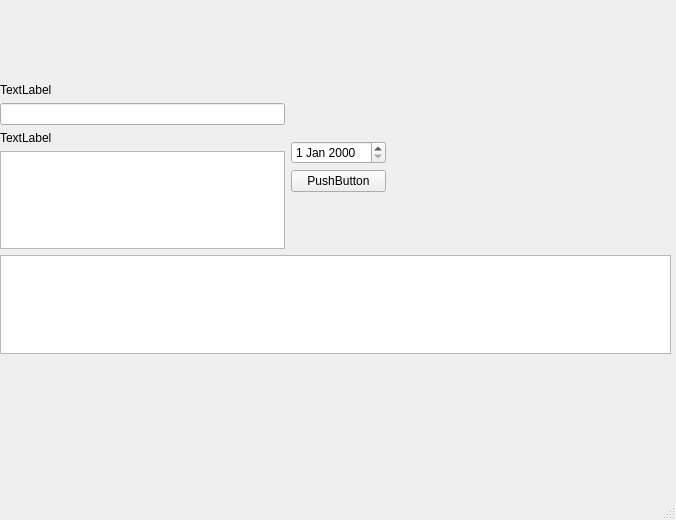
<?xml version="1.0" encoding="UTF-8"?>
<ui version="4.0">
 <class>MainWindow</class>
 <widget class="QMainWindow" name="MainWindow">
  <property name="geometry">
   <rect>
    <x>0</x>
    <y>0</y>
    <width>676</width>
    <height>520</height>
   </rect>
  </property>
  <property name="windowTitle">
   <string>MainWindow</string>
  </property>
  <widget class="QWidget" name="centralwidget">
   <widget class="QWidget" name="verticalLayoutWidget_3">
    <property name="geometry">
     <rect>
      <x>0</x>
      <y>83</y>
      <width>671</width>
      <height>271</height>
     </rect>
    </property>
    <layout class="QVBoxLayout" name="verticalLayout_3">
     <item>
      <layout class="QHBoxLayout" name="horizontalLayout">
       <item>
        <layout class="QVBoxLayout" name="verticalLayout">
         <item>
          <layout class="QVBoxLayout" name="verticalLayout_4">
           <item>
            <layout class="QVBoxLayout" name="verticalLayout_5">
             <item>
              <widget class="QLabel" name="label">
               <property name="text">
                <string>TextLabel</string>
               </property>
              </widget>
             </item>
             <item>
              <widget class="QLineEdit" name="lineEdit"/>
             </item>
            </layout>
           </item>
           <item>
            <widget class="QLabel" name="label_2">
             <property name="text">
              <string>TextLabel</string>
             </property>
            </widget>
           </item>
           <item>
            <widget class="QTextEdit" name="textEdit"/>
           </item>
          </layout>
         </item>
        </layout>
       </item>
       <item>
        <layout class="QVBoxLayout" name="verticalLayout_2">
         <item>
          <spacer name="verticalSpacer">
           <property name="orientation">
            <enum>Qt::Vertical</enum>
           </property>
           <property name="sizeHint" stdset="0">
            <size>
             <width>20</width>
             <height>40</height>
            </size>
           </property>
          </spacer>
         </item>
         <item>
          <widget class="QDateEdit" name="dateEdit"/>
         </item>
         <item>
          <widget class="QPushButton" name="pushButton">
           <property name="text">
            <string>PushButton</string>
           </property>
          </widget>
         </item>
         <item>
          <spacer name="verticalSpacer_2">
           <property name="orientation">
            <enum>Qt::Vertical</enum>
           </property>
           <property name="sizeHint" stdset="0">
            <size>
             <width>20</width>
             <height>40</height>
            </size>
           </property>
          </spacer>
         </item>
        </layout>
       </item>
       <item>
        <spacer name="horizontalSpacer">
         <property name="orientation">
          <enum>Qt::Horizontal</enum>
         </property>
         <property name="sizeHint" stdset="0">
          <size>
           <width>40</width>
           <height>20</height>
          </size>
         </property>
        </spacer>
       </item>
      </layout>
     </item>
     <item>
      <widget class="QTableWidget" name="tableWidget"/>
     </item>
    </layout>
   </widget>
  </widget>
  <widget class="QMenuBar" name="menubar">
   <property name="geometry">
    <rect>
     <x>0</x>
     <y>0</y>
     <width>676</width>
     <height>23</height>
    </rect>
   </property>
  </widget>
  <widget class="QStatusBar" name="statusbar"/>
 </widget>
 <resources/>
 <connections/>
</ui>
